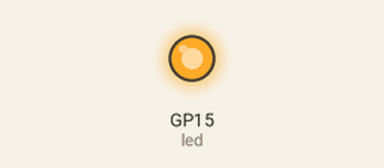
This program was run on a simulated Raspberry Pi Pico running MicroPython. Parts: output pins drawn as LEDs (lit = HIGH). At 19.8 s the program stops and its outputs stay as they are.

Above: at 0.5 s.
At 19.3 s:
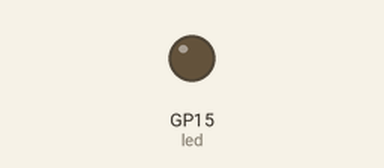
Timing chart, 0 to 20.8 s (numbered marks = the images above):
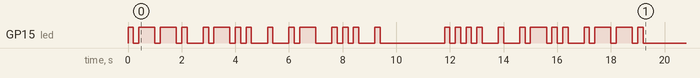

The program:

morseLED.py
```python
import time
from machine import Pin

led = Pin(15, Pin.OUT)

# timing durations (in seconds)
dot_duration = 0.2  # dot
dash_duration = dot_duration * 3  #dash
intra_character_space = dot_duration  # Space between dots and dashes in the same letter
inter_character_space = dot_duration * 3  # Space between letters
word_space = dot_duration * 7  # Space between words

# Define Morse code dictionary
morse_code = {
    'A': '.-', 'B': '-...', 'C': '-.-.', 'D': '-..', 'E': '.', 'F': '..-.',
    'G': '--.', 'H': '....', 'I': '..', 'J': '.---', 'K': '-.-', 'L': '.-..',
    'M': '--', 'N': '-.', 'O': '---', 'P': '.--.', 'Q': '--.-', 'R': '.-.',
    'S': '...', 'T': '-', 'U': '..-', 'V': '...-', 'W': '.--', 'X': '-..-',
    'Y': '-.--', 'Z': '--..',
    '1': '.----', '2': '..---', '3': '...--', '4': '....-', '5': '.....',
    '6': '-....', '7': '--...', '8': '---..', '9': '----.', '0': '-----',
    ' ': ' '  # Space character to indicate word space
}

def blink_dot():
    """Function to blink a dot (short blink)."""
    led.value(1)
    time.sleep(dot_duration)
    led.value(0)
    time.sleep(intra_character_space)  # Wait before the next signal

def blink_dash():
    """Function to blink a dash (long blink)."""
    led.value(1)
    time.sleep(dash_duration)  # Wait for the duration of a dash
    led.value(0)
    time.sleep(intra_character_space)  # Wait before the next signal

def blink_morse_code(message):
    """Function to blink Morse code for a given message."""
    for char in message.upper():
        if char in morse_code:
            code = morse_code[char]
            for symbol in code:
                if symbol == '.':
                    blink_dot()
                elif symbol == '-':
                    blink_dash()
                elif symbol == ' ':
                    time.sleep(word_space)  # Wait for the duration of a word space
            time.sleep(inter_character_space - intra_character_space)  # Space between characters

message = "Please Help"
blink_morse_code(message)
```

Measured:
- by itself, GP15 (led): LOW → HIGH at 0.00 s, → LOW 0.20 s later, → HIGH 0.20 s later, → LOW 0.60 s later, … (56 changes in this stretch)
